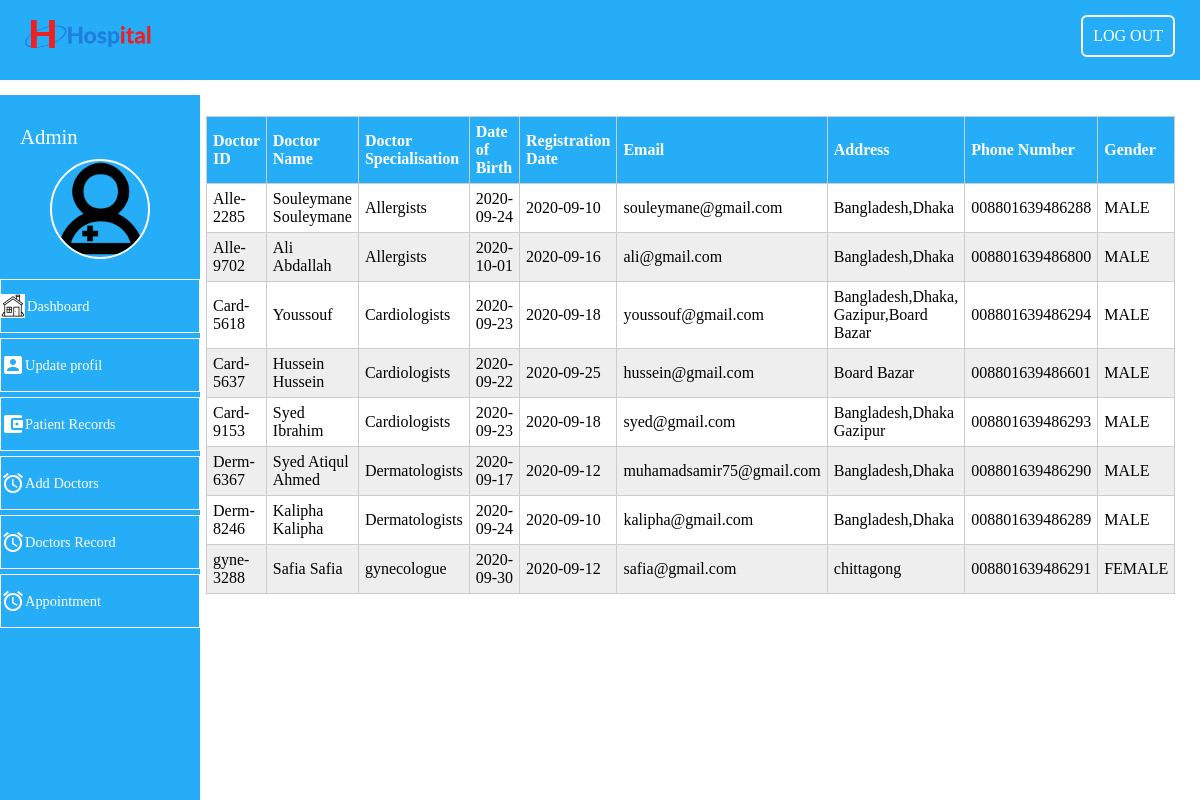
The page /admin/doctorRecords (signed in) on the database its author committed.
### tables this page shows
CREATE TABLE `doctors` (
  `id` varchar(255) NOT NULL,
  `name` varchar(255) NOT NULL,
  `specialisation` varchar(255) NOT NULL,
  `dateOfBirth` date NOT NULL,
  `registrationDate` date NOT NULL,
  `email` varchar(255) NOT NULL,
  `address` varchar(255) NOT NULL,
  `phone` varchar(225) NOT NULL,
  `gender` varchar(200) DEFAULT NULL,
  `password` varchar(300) DEFAULT NULL
);

### app/controllers/Admin.php (called while the page is built, shortened)
<?php
    class Admin extends Controller{
        public function __construct(){
             $this->adminModel = $this->model('Administrator');
        }
        public function doctorRecords(){
            $records = $this->adminModel->doctorRecords();
            $this->view('admin/doctorRecord',$records);
        }
    }
?>

### app/libraries/Core.php (called while the page is built, shortened)
<?php
    class Core{
        protected $currentMethod = 'index';
        public function __construct(){
            $url = $this->getUrl();
            if(file_exists('../app/controllers/'.ucwords($url[0]).'.php')){
                unset($url[0]);
            }
            $this->currentController = new $this->currentController;
            if(isset($url[1])){
                if(method_exists($this->currentController,$url[1])){
                    $this->currentMethod = $url[1];
                    unset($url[1]);
                }
            }
            $this->param = $url ? array_values($url) : [];
            call_user_func_array([$this->currentController,$this->currentMethod],$this->param);
        }
        public function getUrl(){
            if(isset($_GET['url'])){
                $url = rtrim($_GET['url'],'/');
                $url = filter_var($url,FILTER_SANITIZE_URL);
                $url = explode('/',$url);
                return $url;
            }
        }
    }
?>

### public/index.php (called while the page is built, shortened)
<?php
    $init = new Core();
?>

### app/libraries/Database.php (called while the page is built, shortened)
<?php
    class Database{
        private $host = DB_HOST;
        private $user = DB_USER;
        private $pass = DB_PASS;
        private $dbname = DB_NAME;
        private $dbh;
        private $stm;
        public function __construct(){
            try{
                $dsn = 'mysql:host=' . $this->host . ';dbname=' . $this->dbname;
                $options = array(
                    PDO::ATTR_PERSISTENT => true,
                    PDO::ATTR_ERRMODE => PDO::ERRMODE_EXCEPTION
                  );
                $this->dbh = new PDO($dsn,$this->user,$this->pass,$options);
            }catch(PDOException $e){
                $this->error = $e->getMessage();
                echo $this->error;
            }
        }
        public function query($sql){
            $this->stm = $this->dbh->prepare($sql);
        }
        public function execute(){
            return $this->stm->execute();
        }
        public function resultSet(){
            $this->execute();
            return $this->stm->fetchAll(PDO::FETCH_OBJ);
        }
    }
?>

### app/models/Administrator.php (called while the page is built, shortened)
<?php
    class Administrator{
        private $db;
        public function __construct(){
            $this->db = new Database;
        }
        public function doctorRecords(){
            $this->db->query('SELECT * FROM doctors');
            $records = $this->db->resultSet();
            return $records;
        }
    }
?>

### app/views/admin/doctorRecord.php (the view)
<?php require APPROOT . '/views/inc/header.php'; ?>
    <?php require 'sidemenu/header.php';?>
        <section class="sidebar-content">
            <table class="table">
                <tr>
                    <th>Doctor ID</th>
                    <th>Doctor Name</th>
                    <th>Doctor Specialisation</th>
                    <th>Date of Birth</th>
                    <th>Registration Date</th>
                    <th>Email</th>
                    <th>Address</th>
                    <th>Phone Number</th>
                    <th>Gender</th>
                </tr>
                <?php
                    foreach($data as $value){
                ?>
                    <tr>
                        <td><?php echo $value->id;?></td>
                        <td><?php echo $value->name;?></td>
                        <td><?php echo $value->specialisation;?></td>
                        <td><?php echo $value->dateOfBirth;?></td>
                        <td><?php echo $value->registrationDate;?></td>
                        <td><?php echo $value->email;?></td>
                        <td><?php echo $value->address;?></td>
                        <td><?php echo $value->phone;?></td>
                        <td><?php echo $value->gender;?></td>
                    </tr>
                <?php
                    }
                ?>
            </table>
        </section>
    <?php require 'sidemenu/footer.php';?>
<?php require APPROOT . '/views/inc/footer.php'; ?>

### app/libraries/Controller.php (shortened to what this page needs)
<?php
    class Controller{
        public function view($view, $data = []){
            if(file_exists('../app/views/'.$view.'.php')){
                require_once '../app/views/'.$view.'.php';
            }else{
                die('View does not exist');
            }
        }
    }
?>

### app/views/inc/header.php (shortened to what this page needs)
<!DOCTYPE html>
<html lang="en">
<head>
    <link rel="stylesheet" href="<?php echo URLROOT; ?>/css/style.css">
    <link rel="stylesheet"
    href="https://cdnjs.cloudflare.com/ajax/libs/font-awesome/4.7.0/css/font-awesome.min.css">
</head>
<body>
    <?php require APPROOT . '/views/inc/navbar.php';?>

### app/views/inc/navbar.php (shortened to what this page needs)
<header>
    <div class="menu">
        <img src="<?php echo URLROOT;?>/image/hospital-logo.png" alt="">
        <div>
            <ul class="links" id="top">
                <?php if( !isset($_SESSION['current_admin']->email) && !isset($_SESSION['current_doctor']->email) &&
                !isset($_SESSION['current_patient']->email) ) : ?>
                    <li class="item"><a href="<?php echo URLROOT;?>/home">HOME</a></li>
                    <li class="item"><a href="<?php echo URLROOT;?>/home/about">ABOUT</a></li>
                    <li class="item"><a href="<?php echo URLROOT;?>/home/contactUs">CONTACT</a></li>
                <?php else : ?>
                    <?php if(isset($_SESSION['current_admin']->email)) : ?>
                        <li class="item"><a href="<?php echo URLROOT;?>/users/logout">LOG OUT</a></li>
                    <?php elseif(isset($_SESSION['current_doctor']->email)) :  ?>
                        <li class="item"><a href="<?php echo URLROOT;?>/users/logout">LOG OUT</a></li>
                    <?php elseif(isset($_SESSION['current_patient']->email)) :  ?>
                        <li class="item"><a href="<?php echo URLROOT;?>/users/logout">LOG OUT</a></li>
                    <?php endif;?>
                <?php endif;?>
            </ul>
        </div>
    </div>
</header>

### app/views/admin/sidemenu/header.php (shortened to what this page needs)
<!DOCTYPE html>
<html lang="en">
<head>
</head>
<body>
    <?php require APPROOT . '/views/admin/sidemenu/Adminsidemenu.php';?>

### app/views/admin/sidemenu/Adminsidemenu.php (shortened to what this page needs)
<!DOCTYPE html>
<html lang="en">
<head>
</head>
<body >
    <section class="sidebar">
        <div class="sidebar-title">
            <p>Admin</p>
            <img src="<?php echo URLROOT;?>/image/admin.png" alt="">
        </div>
        <a href="<?php echo URLROOT;?>/admin/dashboard">
        <img src="<?php echo URLROOT;?>/image/home.png" style="margin-right:2px;background-color:white;">
            Dashboard
        </a>
        <a href="<?php echo URLROOT;?>/admin/UpdateInformation">
            <img src="<?php echo URLROOT;?>/image/profil.png">
            Update profil
        </a>
        <a href="<?php echo URLROOT;?>/admin/patientBooks">
            <img src="<?php echo URLROOT;?>/image/data.png">
            Patient Records
        </a>
        <a href="<?php echo URLROOT;?>/admin/addDoctor">
            <img src="<?php echo URLROOT;?>/image/app.png" alt="">
            Add Doctors
        </a>
        <a href="<?php echo URLROOT;?>/admin/doctorRecords">
            <img src="<?php echo URLROOT?>/image/app.png" alt="">
            Doctors Record
        </a>
        <a href="<?php echo URLROOT;?>/admin/appointment">
            <img src="<?php echo URLROOT;?>/image/app.png" alt="">
            Appointment
        </a>
    </section>
</body>
</html>

### app/views/admin/sidemenu/footer.php (shortened to what this page needs)
</body>
</html>

### app/views/inc/footer.php (shortened to what this page needs)
</body>
</html>

### public/css/style.css (style rules this page uses)
* { box-sizing: border-box; margin: 0; padding: 0; }
body { background-color: white; }
header { background-color: rgb(37, 174, 247); min-height: 80px; position: sticky; width: 100%; top: 0; z-index: 1; }
.menu { max-width: 1200px; padding: 15px 20px; margin: 0 auto; overflow: hidden; }
.menu img { width: 160px; float: left; }
.menu .links { float: right; }
.links { display: flex; justify-content: center; align-items: center; }
.links li { list-style-type: none; }
.links li a { text-decoration: none; padding: 10px; display: block; margin: 0 5px; border: 2px solid white; color: white; border-radius: 6px; }
.sidebar { margin: 15px 0 0 0; width: 200px; background-color: rgb(37, 174, 247); position: fixed; height: 100vh; }
.sidebar a { display: flex; justify-content: flex-start; align-items: center; color: white; padding:14px 14px 14px 0; text-decoration: none; width: 100%; border: 1px solid white; font-size: .9em; color : white; margin-bottom: 5px; }
.sidebar-content { display: block; margin-left: 190px; padding: 16px 16px; color: black; width: 80%; margin-top: 20px; }
.sidebar-title { display: block; padding: 20px; width: 100%; }
.sidebar-title img { display: block; margin: 0 auto; border-radius: 50%; border: 2px solid white; width: 100px; }
.sidebar-title p { color: white; padding: 10px 0; font-size: 1.3em; width: 100%; }
.dashboard-item h2,a { display: block; text-align: center; color: rgb(37, 174, 247); }
.table { width:100%; border-collapse: collapse; }
.table tr:nth-of-type(odd) { background:#eee; }
.table th { background:rgb(37, 174, 247); color:white; font-weight:bold; }
.table td,.table th { padding:6px; border: 1px solid #ccc; text-align: left; }

### rows shown on the page
doctors: id "Alle-2285", name "Souleymane Souleymane", specialisation "Allergists", dateOfBirth "2020-09-24", registrationDate "2020-09-10", email "souleymane@gmail.com", address "Bangladesh,Dhaka", phone "008801639486288", gender "MALE"
doctors: id "Alle-9702", name "Ali Abdallah", specialisation "Allergists", dateOfBirth "2020-10-01", registrationDate "2020-09-16", email "ali@gmail.com", address "Bangladesh,Dhaka", phone "008801639486800", gender "MALE"
doctors: id "Card-5618", name "Youssouf", specialisation "Cardiologists", dateOfBirth "2020-09-23", registrationDate "2020-09-18", email "youssouf@gmail.com", address "Bangladesh,Dhaka, Gazipur,Board Bazar", phone "008801639486294", gender "MALE"
doctors: id "Card-5637", name "Hussein Hussein", specialisation "Cardiologists", dateOfBirth "2020-09-22", registrationDate "2020-09-25", email "hussein@gmail.com", address "Board Bazar", phone "008801639486601", gender "MALE"
doctors: id "Card-9153", name "Syed Ibrahim", specialisation "Cardiologists", dateOfBirth "2020-09-23", registrationDate "2020-09-18", email "syed@gmail.com", address "Bangladesh,Dhaka Gazipur", phone "008801639486293", gender "MALE"
doctors: id "Derm-6367", name "Syed Atiqul Ahmed", specialisation "Dermatologists", dateOfBirth "2020-09-17", registrationDate "2020-09-12", email "muhamadsamir75@gmail.com", address "Bangladesh,Dhaka", phone "008801639486290", gender "MALE"
doctors: id "Derm-8246", name "Kalipha Kalipha", specialisation "Dermatologists", dateOfBirth "2020-09-24", registrationDate "2020-09-10", email "kalipha@gmail.com", address "Bangladesh,Dhaka", phone "008801639486289", gender "MALE"
doctors: id "gyne-3288", name "Safia Safia", specialisation "gynecologue", dateOfBirth "2020-09-30", registrationDate "2020-09-12", email "safia@gmail.com", address "chittagong", phone "008801639486291", gender "FEMALE"
